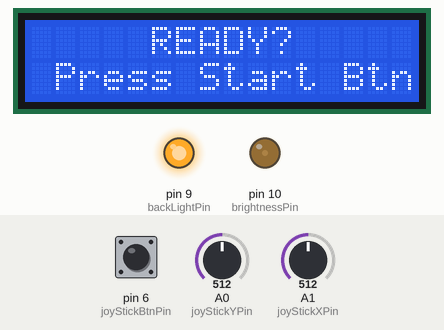
Recording of a sketch running on a simulated Arduino Uno, built with avr-gcc and run on an emulated ATmega328P. Shown: 16×2 character LCD, output pins drawn as LEDs (lit = HIGH). The test bench sets the inputs (shaded band); at power-on: pin 6 (joyStickBtnPin) HIGH, A0 (joyStickYPin) = 512, A1 (joyStickXPin) = 512. Random numbers use the default seed unless the sketch sets one; what the sketch prints to the serial monitor is not drawn.

Above: at 3.3 s.
3.4 s: pin 6 (joyStickBtnPin) pulled LOW for 0.15 s
At 4.45 s:
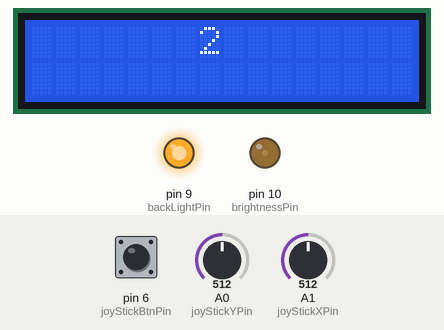
At 5.66 s:
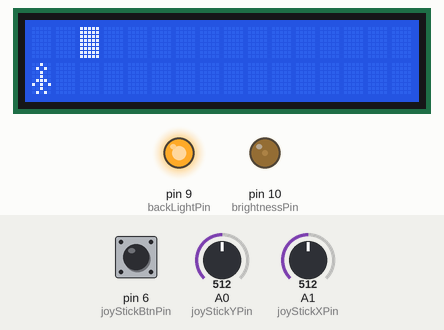
5.8 s: pin 6 (joyStickBtnPin) pulled LOW for 3.2 s
At 7.46 s:
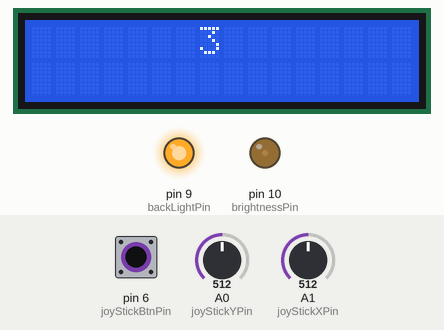
10.9 s: pin 6 (joyStickBtnPin) pulled LOW for 1 s
Timing chart, 0 to 11.3 s (numbered marks = the images above; inputs shaded):
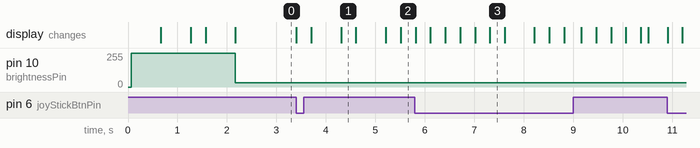

The sketch:

Game.ino
```cpp
#include <LiquidCrystal.h>

LiquidCrystal lcd(12, 11, 5, 4, 3, 2);

const int backLightPin = 9;
const int brightnessPin = 10;
const int brightnessThreshold = 30;
const int loadingIntervalDelay = 1;
const int showTextAnimateDelay = 1;
const int LcdColsCount = 16;
const int joyStickBtnPin = 6;
const int joyStickXPin = A1;
const int joyStickYPin = A0;
const int debounceDelay = 200;

int loadingFinished = 0;
int joyStickBtn = 1;
int countDownDone = 0;
int joyStickX;
int joyStickY;
char screenArray[] = {'0', '0', '0', '0', '0', '0', '0', '0', '0', '0', '0', '0', '0', '0', '0', 'B', 'A', '0', '0', '0', '0', '0', '0', '0', '0', '0', '0', '0', '0', '0', '0', '0'};
int adamakOldScreenIndex = 16;
int adamakNewScreenIndex = 16;
int brickScreenIndex = 15;
unsigned long lastDebounceTime1 = 0;
unsigned long lastDebounceTime2 = 0;
unsigned long lastDebounceTime3 = 0;
unsigned long lastDebounceTime4 = 0;
int lastDebounceTime1Lock = 0;
int lastDebounceTime2Lock = 0;
int lastDebounceTime3Lock = 0;
int lastDebounceTime4Lock = 0;
int gameScore = 0;

byte brick[8] = {
  0b11111,
  0b11111,
  0b11111,
  0b11111,
  0b11111,
  0b11111,
  0b11111,
  0b11111
};

byte armsDown[8] = {
  0b00100,
  0b01010,
  0b00100,
  0b00100,
  0b01110,
  0b10101,
  0b00100,
  0b01010
};

void loadGame(){
  setLcdBrightness(255);
  turnLcdOn();
  showTextAnimate("NAMATEK", strlen("NAMATEK"));
  showTextAnimate("BEE", strlen("BEE"));
  showTextAnimate("PRESENTS", strlen("PRESENTS"));
  showTextAnimate("READY?", strlen("Ready?"));
  lcd.setCursor(1, 1);
  lcd.print("Press Start Btn");
  loadingFinished = 1;
}
void setBacklightBrightness(int brightness){
  analogWrite(backLightPin, brightness);
}
void setLcdBrightness(int brightness){
  analogWrite(brightnessPin, brightness);
}
void turnLcdOn(){
  for(int i = 0; i < 256; i++){
    setBacklightBrightness(i);
    delay(loadingIntervalDelay);
  }
}
void turnLcdOff(){
  for(int i = 255; i > 0; i--){
    setBacklightBrightness(i);
    delay(loadingIntervalDelay);
  }
}
void showCharacters(){
  for(int i = 255; i > brightnessThreshold; i--){
    setLcdBrightness(i);
    delay(loadingIntervalDelay);
  }
}
void hideCharacters(){
  for(int i = brightnessThreshold; i < 256; i++){
    setLcdBrightness(i);
    delay(loadingIntervalDelay);
  }
}
void showTextAnimate(const char *text, int len){
  hideCharacters();
  lcd.clear();
  lcd.setCursor((LcdColsCount - len)/2, 0);
  lcd.print(text);
  showCharacters();
  delay(showTextAnimateDelay);
}
void renderScreen(){
  for(int i = 0; i < 32; i++){
    lcd.setCursor(i%16, i/16);
    if(screenArray[i] == 'A'){
      lcd.write((byte)0);
    }else if(screenArray[i] == 'B'){
      lcd.write((byte)1);
    }else{
      lcd.print(" ");
    }
  }
}
void calculateAdamakPosition(){
  screenArray[adamakOldScreenIndex] = '0';
  if(screenArray[adamakNewScreenIndex] != 'B'){
    screenArray[adamakNewScreenIndex] = 'A';
  }else{
    gameOver();
  }
  adamakOldScreenIndex = adamakNewScreenIndex;
}

void calculateBrickPosition(){
  static int frameCounter = 0;
  long randomNumber = random(0,2);
  frameCounter++;
  if(frameCounter >= 1){
    if(brickScreenIndex != 0 && brickScreenIndex != 16){
      screenArray[brickScreenIndex] = '0';
      brickScreenIndex--;
      if(screenArray[brickScreenIndex] != 'A'){
        screenArray[brickScreenIndex] = 'B';
      }else{
        gameOver();
      }
    }else{
      gameScore++;
      Serial.print("Your score is : ");
      Serial.println(gameScore);
      screenArray[brickScreenIndex] = '0';
      if(randomNumber == 0){
        if(screenArray[15] != 'A'){
          screenArray[15] = 'B';
          brickScreenIndex = 15;
        }else{
          gameOver();
        }
      }else{
        if(screenArray[31] != 'A'){
          screenArray[31] = 'B';
          brickScreenIndex = 31;
        }else{
          gameOver();
        }
      }
    }
    frameCounter = 0;
  }
}
void gameOver(){
  int i = 0;
  loadingFinished = 0;
  turnLcdOff();
  turnLcdOn();
  lcd.clear();
  showTextAnimate("Game Over", strlen("Game Over"));
  lcd.setCursor(1, 1);
  lcd.print("Press Start Btn");
  loadingFinished = 1;
  countDownDone = 0;
  joyStickBtn = HIGH;
  adamakOldScreenIndex = 16;
  adamakNewScreenIndex = 16;
  brickScreenIndex = 15;
  for(int i = 0; i < 32; i++){
    screenArray[i] = '0';
  }
  screenArray[16] = 'A';
  screenArray[15] = 'B';
  gameScore = 0;
}

void setup() {
  pinMode(backLightPin, OUTPUT);
  pinMode(brightnessPin, OUTPUT);
  pinMode(joyStickBtnPin, INPUT_PULLUP);
  pinMode(joyStickXPin, INPUT);
  pinMode(joyStickYPin, INPUT);

  lcd.begin(16, 2);
  lcd.createChar(0, armsDown);
  lcd.createChar(1, brick);
  loadGame();

  Serial.begin(9600);
}

void loop() {
  while(!loadingFinished);
  while(joyStickBtn){
    joyStickBtn = digitalRead(joyStickBtnPin);
  }
  if(!countDownDone){
    lcd.clear();
    lcd.home();
    showTextAnimate("3", strlen("3"));
    showTextAnimate("2", strlen("2"));
    showTextAnimate("1", strlen("1"));
    hideCharacters();
    lcd.clear();
    showCharacters();
    countDownDone = 1;
  }
  renderScreen();
  joyStickX = analogRead(joyStickXPin);
  joyStickY = analogRead(joyStickYPin);

  //Right
  if(joyStickX < 300){
    if(!lastDebounceTime1Lock){
      lastDebounceTime1 = millis();
      lastDebounceTime1Lock = 1;
    }
    if((millis() - lastDebounceTime1) > debounceDelay){
      if(adamakNewScreenIndex != 15 && adamakNewScreenIndex != 31){
        adamakNewScreenIndex++;
      }
      lastDebounceTime1Lock = 0;
    }
  }

  //Left
  if(joyStickX > 700){
    if(!lastDebounceTime2Lock){
      lastDebounceTime2 = millis();
      lastDebounceTime2Lock = 1;
    }
    if((millis() - lastDebounceTime2) > debounceDelay){
      if(adamakNewScreenIndex != 0 && adamakNewScreenIndex != 16){
        adamakNewScreenIndex--;
      }
      lastDebounceTime2Lock = 0;
    }
  }

  //Up
  if(joyStickY < 300){
    if(!lastDebounceTime3Lock){
      lastDebounceTime3 = millis();
      lastDebounceTime3Lock = 1;
    }
    if((millis() - lastDebounceTime3) > debounceDelay){
      if(adamakNewScreenIndex > 15){
        adamakNewScreenIndex -= 16;
      }
      lastDebounceTime3Lock = 0;
    }
  }

  //Down
  if(joyStickY > 700){
    if(!lastDebounceTime4Lock){
      lastDebounceTime4 = millis();
      lastDebounceTime4Lock = 1;
    }
    if((millis() - lastDebounceTime4) > debounceDelay){
      if(adamakNewScreenIndex < 16){
        adamakNewScreenIndex += 16;
      }
      lastDebounceTime4Lock = 0;
    }
  }
  calculateAdamakPosition();
  calculateBrickPosition();
  delay(10);
}
```

Measured:
- after the input at 3.4 s, the display: first changes at once (image 1 shows a later state)
